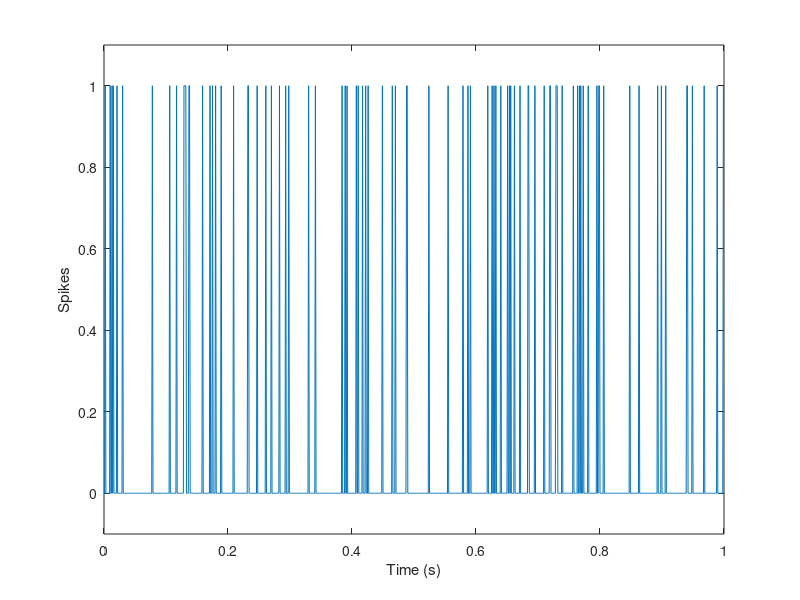

The MATLAB script that drew this image: (Note: this script raises an error after producing the figure.)
%%
%AliAkbar Mahmoodzadeh 98106904 HW1 
%% ####### PART 1.A ###### %%
% Set parameters
r = 100; % Firing rate (spikes per second)
dt = 0.001; % Time step (s)
T = 1; % Simulation time (s)

% Initialize spike train vector
spikes = zeros(1, T/dt);

% Generate spikes
for t = 1:length(spikes)
    if rand() < r*dt % Poisson process with rate r and time step dt
        spikes(t) = 1;
    end
end

% Plot spike train
plot(0:dt:T-dt, spikes);
xlabel('Time (s)');
ylabel('Spikes');
ylim([-0.1 1.1]);

%% ALSO WE CAN USE THIS COMMAND WITH HINT SIMULATION THAT SUGGESTAED

% Define parameters
fr = 100;     % Firing rate (spikes per second)
tSim = 1;     % Simulation time (s)
nTrials = 100;  % Number of trials

% Generate spike train matrix and time vector using poissonSpikeGen function
[spikeMat, tVec] = poissonSpikeGen(fr, tSim, nTrials);

% Plot raster using plotRaster function
plotRaster(spikeMat, tVec);
xlabel('Time (s)');
ylabel('Trial');
title(sprintf('Poisson Spike Train Raster: FR = %d Hz, %d Trials', fr, nTrials));


%% ####### PART 1.B ###### %%
% Define parameters
fr = 100;      % Firing rate (spikes per second)
tSim = 1;      % Simulation time (s)
nTrialsVec = [100, 1000, 5000, 10000]; % Vector of number of trials to test

% Create figure for subplots
figure;

% Loop over each value of nTrials and create subplot
for i = 1:length(nTrialsVec)
    nTrials = nTrialsVec(i);

    % Generate spike train matrix using poissonSpikeGen function
    [spikeMat, ~] = poissonSpikeGen(fr, tSim, nTrials);

    % Calculate spike count probability histogram and theoretical Poisson spike count density
    count = sum(spikeMat, 2);
    x = 5:140;
    %normalixe the h by divide to nTrials
    h = hist(count, x, 'k') / nTrials;
    %crear poisson PDF with MATLAB's command
    pdf = poisspdf(x, fr);

    % Create subplot and plot spike count histogram and Poisson spike count density
    subplot(2, 2, i);
    bar(x, h);
    hold on;
    plot(x, pdf, 'r', 'LineWidth', 2);
    title(sprintf('Spike Count Probability %d Trials', nTrials));
    xlabel('Spike Count');
    ylabel('Probability');
    legend('Histogram of Data', 'Poisson');
    hold off;
    grid on; grid minor;
end

% Add overall plot title
suptitle('Spike Count Probability');

%% ####### PART 1.C ###### %%
fr = 100;
tSim = 1;
nTrials = [100:100:1000]; % set a range of values for nTrials
nTrials_count = length(nTrials);

figure;
for i = 1:nTrials_count
    % Generate spikes and calculate ISI for current nTrials value
    [spikeMat, tVec] = poissonSpikeGen(fr, tSim, nTrials(i));
    ISI = ISI_(spikeMat);

    % Plot ISI histogram
    subplot(2,5,i);
    h = hist(ISI, 100);
    x = linspace(1, 200);
    bar(x, h/fr/nTrials(i));
    hold on;
    x = 0:1:200;
    % generate exponential disribution (PDF)
    y = fr/1000 * exp(-fr * x / 1000);
    
    %==== plot ====%
    plot(x, y, 'linewidth', 2, 'color', 'r');
    title(sprintf('nTrials = %d', nTrials(i)), 'interpreter', 'latex');
    xlabel('ISI (ms)', 'interpreter', 'latex');
    ylabel('Probability', 'interpreter', 'latex');
    legend('Data Histogram', 'Theory $\lambda = 100$', ...
        'interpreter', 'latex');
end
suptitle('ISI Histogram for Different nTrials');

%% ####### PART 1.A2 ###### %%

%% ## 1.A2 SPIKE TRAIN FOR K ## %%
% Set parameters
r = 100; % Firing rate (spikes per second)
dt = 0.001; % Time step (s)
T = 1; % Simulation time (s)
kValues = 2:10;

% Initialize spike train matrix
spikesMat = zeros(length(kValues), T/dt);

% Generate and keep kth spikes for each value of k
for i = 1:length(kValues)
    k = kValues(i);
    spikes = zeros(1, T/dt);
    
    for t = 1:length(spikes)
        if rand() < r*dt % Poisson process with rate r and time step dt
            if mod(t, k) == 0
                spikes(t) = 1;
            end
        end
    end
    
    spikesMat(i, :) = spikes;
end

% Plot spike trains for each k value
colors = lines(length(kValues));
figure;
for i = 1:length(kValues)
    subplot(3, 3, i);
    plot(0:dt:T-dt, spikesMat(i, :), 'color', colors(i, :));
    xlabel('Time (s)');
    ylabel('Spikes');
    ylim([-0.1 1.1]);
    title(sprintf('Poisson Spike Train with k = %d', kValues(i)));
end
%%
% Define parameters
fr = 100;     % Firing rate (spikes per second)
tSim = 1;     % Simulation time (s)
nTrials = 100;  % Number of trials

% Generate spike train matrix and time vector using poissonSpikeGen function
[spikeMat, tVec] = poissonSpikeGen(fr, tSim, nTrials);

% Plot the spike count and ISI histograms for k = 2 to 10 with subplots
figure;
for k = 2:10
    % Delete all but every kth spike
    spikeMat_k = removeKthSpike(spikeMat, k);

    % Calculate spike count histogram
    spikeCount = sum(spikeMat_k, 2);
    [N, edges] = histcounts(spikeCount, 'BinMethod', 'integers');

    % Calculate ISI histogram
    ISI = ISI_(spikeMat_k);
    edges_ISI = linspace(0, max(ISI), 50);
    N_ISI = histcounts(ISI, edges_ISI);

    % Plot spike count histogram
    subplot(3, 3, k-1);
    stem(edges(1:end-1), N);
    xlabel('Spike Count');
    ylabel('Count');
    title(sprintf('k = %d', k));

   
end
figure;
for k = 2:10
    % Delete all but every kth spike
    spikeMat_k = removeKthSpike(spikeMat, k);

    % Calculate spike count histogram
    spikeCount = sum(spikeMat_k, 2);
    [N, edges] = histcounts(spikeCount, 'BinMethod', 'integers');

    % Calculate ISI histogram
    ISI = ISI_(spikeMat_k);
    edges_ISI = linspace(0, max(ISI), 50);
    N_ISI = histcounts(ISI, edges_ISI);

  

    % Plot ISI histogram
    subplot(3, 3, k-1);
    bar(edges_ISI(1:end-1), N_ISI);
    xlabel('ISI (ms)');
    ylabel('Count');
    title(sprintf('k = %d', k));
end



%% ####### PART 1.D ###### %%

%Calculate the CV for two data set Poisson spike and renewal Poisson (Kth)
fr = 100; % Firing rate (spikes per second)
tSim = 1; % Simulation time (s)
nTrials = 10000; % Number of trials
kValues = 1:10; % k values to test
cvPoisson = zeros(size(kValues));
cvKth = zeros(size(kValues));

for i = 1:length(kValues)
    k = kValues(i);
    % Generate Poisson spike train
    [spikeMat, tVec] = poissonSpikeGen(fr, tSim, nTrials);
    % Calculate CV for Poisson spike train
    isiPoisson = ISI_(spikeMat);
    cvPoisson(i) = std(isiPoisson)/mean(isiPoisson);
    
    % Keep every kth spike
    spikeMat_k = removeKthSpike(spikeMat, k);
    % Calculate CV for kth Poisson spike train
    isiKth = ISI_(spikeMat_k);
    cvKth(i) = std(isiKth)/mean(isiKth);
end

% Plot CV values for Poisson and kth Poisson spike trains
figure;
plot(kValues, cvPoisson, '-o', 'LineWidth', 2);
hold on;
plot(kValues, cvKth, '-o', 'LineWidth', 2);
grid on 

xlabel('K', 'interpreter', 'latex');
ylabel('Coefficient of Variation (CV)', 'interpreter', 'latex');
title('CV for Poisson and kth Poisson Spike Trains', 'interpreter', 'latex');
legend('Poisson', 'kth Poisson', 'interpreter', 'latex');

%% ####### PART 1.G ###### %%

%% ### Refactory periode for T = 0, 0.2, 13 ms and  K = 1,2,3,4,51 #### %%

fr_vec = 30: 10: 1000;
tSim = [2, 2, 10];
nTrials = 100;
k_vec = [1,2,3,4,10,20,51];
t0_vec =[0.000,0.001,0.002,0.005,0.013]

% Preallocate arrays for storing the results
CV = zeros(length(k_vec), length(t0_vec), length(fr_vec));
mean_ISI = zeros(length(k_vec), length(t0_vec), length(fr_vec));

% Loop over the values of k, t0, and fr
for k_idx = 1:length(k_vec)
    k = k_vec(k_idx);
    for t0_idx = 1:length(t0_vec)
        t0 = t0_vec(t0_idx);
        for fr_idx = 1:length(fr_vec)
            fr = fr_vec(fr_idx);

            % Generate the Poisson spike train
            [spikeMat, tVec] = poissonSpikeGen(fr, tSim(1), nTrials);

            % Generate the renewal process spike train
            renewalSpikeMat = renewalGen(k, spikeMat);

            % Calculate the ISIs
            ISI = ISI_(renewalSpikeMat);

            % Shift the ISIs by t0 to account for the dead time
            ISI = ISI + t0;

            % Calculate the coefficient of variation (CV)
            CV(k_idx, t0_idx, fr_idx) = std(ISI) / mean(ISI);
            mean_ISI(k_idx, t0_idx, fr_idx) = mean(ISI);
        end
    end
end

% Calculate the theoretical CV values for comparison
theoreticalCV = 1 ./ sqrt(k_vec);

% Plot the CV values for different values of k and t0
figure;
for k_idx = 1:length(k_vec)
    k = k_vec(k_idx);
    for t0_idx = 1:length(t0_vec)
        t0 = t0_vec(t0_idx);
        
        % Select the data for the current k and t0
        CV_data = squeeze(CV(k_idx, t0_idx, :));
        mean_ISI_data = squeeze(mean_ISI(k_idx, t0_idx, :));
        
        % Create a subplot
        subplot(length(k_vec), length(t0_vec), (k_idx-1)*length(t0_vec) + t0_idx);
        
        % Plot the theoretical CV value
        plot(1000./fr_vec, ones(size(fr_vec))*theoreticalCV(k_idx), 'p--');
        grid on 
        hold on;
        
        % Plot the empirical CV values
        plot(1000./fr_vec, CV_data, 'o');
        
        % Set the plot properties
        title(['k = ' num2str(k) ', Refactory Periode = ' num2str(t0*1000) ' ms'], 'interpreter', 'latex');
        xlabel('$\Delta$t (msec)', 'interpreter', 'latex');
        ylabel('CV', 'interpreter', 'latex');
        ylim([0 1.2]);
    end
end







%% ### Refactory periode plot like figure 6 in article #### %%
fr_vec = 30:10:1000;
tSim = [2, 2, 10];
nTrials = 100;
k_vec = [1,2,3,4,10,20,51];
t0_vec =[0.000,0.001,0.002,0.005,0.013]



% Preallocate arrays for storing the results
CV = zeros(length(k_vec), length(t0_vec), length(fr_vec));
mean_ISI = zeros(length(k_vec), length(t0_vec), length(fr_vec));

% Loop over the values of k, t0, and fr
for k_idx = 1:length(k_vec)
    k = k_vec(k_idx);
    for t0_idx = 1:length(t0_vec)
        t0 = t0_vec(t0_idx);
        for fr_idx = 1:length(fr_vec)
            fr = fr_vec(fr_idx);

            % Generate the Poisson spike train
            [spikeMat, tVec] = poissonSpikeGen(fr, tSim(1), nTrials);

            % Generate the renewal process spike train
            renewalSpikeMat = renewalGen(k, spikeMat);

            % Calculate the ISIs
            ISI = ISI_(renewalSpikeMat);

            % Shift the ISIs by t0 to account for the dead time
            ISI = ISI + t0;

            % Calculate the coefficient of variation (CV)
            CV(k_idx, t0_idx, fr_idx) = std(ISI) / mean(ISI);
            mean_ISI(k_idx, t0_idx, fr_idx) = mean(ISI);
        end
    end
end

% Calculate the theoretical CV values for each k
theoreticalCV = 1 ./ sqrt(k_vec);

% Plot the CV values for different values of k and t0
for t0_idx = 1:length(t0_vec)
    t0 = t0_vec(t0_idx);
    figure;
    for k_idx = 1:length(k_vec)
        k = k_vec(k_idx);
        
        % Calculate the theoretical CV value for the current k
        theoreticalCV_k = ones(size(fr_vec)) * theoreticalCV(k_idx);
        
        % Select the data for the current k and t0
        CV_data = squeeze(CV(k_idx, t0_idx, :));
        mean_ISI_data = squeeze(mean_ISI(k_idx, t0_idx, :));
        
        % Plot the theoretical CV value
        plot(1000./fr_vec, theoreticalCV_k, 'k--');
        grid on 
        grid minor 
        hold on;
        
        % Plot the empirical CV values
        plot(1000./fr_vec, CV_data, 'o');
        
        % Set the plot properties
        title(['k = '  ', Refactory Periode = ' num2str(t0*1000) ' ms'], 'interpreter', 'latex');
        xlabel('$\Delta$t (msec)', 'interpreter', 'latex');
        ylabel('CV', 'interpreter', 'latex');
        ylim([0 1.2]);
        if k_idx == 1
            legend('Theoretical', 'Empirical', 'Location', 'northwest', 'interpreter', 'latex');
        end
    end
end

%% ###### QUESTION @2 ###### %%


%% == Leaky Integrate and Fire Neuron == %%


%% ###### PART A ###### %%
clear; clc; close all;
vr = 0;
Tm = 13; %msec as used in the paper
I = 20; %mv
v(1) = vr;
dt = 0.001; %ms
vth = 15; %mv
time = 0: dt: 100; %msec
s = 0; %spike count
for i = 1: 1: length(time)-1
    dv(i) = (1/Tm)*(-v(i) + I);
    v(i+1) = v(i) + dt * dv(i);
    if (v(i+1) > vth)
        v(i+1) = 0;
        
    end
end

for i = 1: 1: length(v)-1
    
    if (v(i) == 14.960561633490169)
        
     v(i) = 17
    end
end
vnew = v(1:length(v)-1)

figure;
plot(time, v);
title('Membrane Potential','interpreter', 'latex');
xlabel('time(ms)', 'interpreter', 'latex');
ylabel('Membrane Voltage(mv)','interpreter', 'latex');
ylim([0 17]);



%% ==== PART 2.C GENERATE Current === %%:
clear; clc; close all;
fr = 200; %as what Softky and Koch did in Fig. 8
tSim = 1; %s
nTrials = 10;
I = inputGen(fr, tSim, nTrials);

% generating v:
vr = 0;
Tm = 13; %msec
vth = 15; %mv
vth = 0.025


figure;

plot(I)
grid on 
grid minor
title('I(t)', 'interpreter', 'latex');
xlabel('time(msec)', 'interpreter', 'latex');
xlim([0 150]);

%%== PART 2.C GENERATE Voltage === %%:

dt = 0.0001; % Simulation time step
Duration = 20; % Simulation length
T = (Duration/dt);
t = (1:T) * dt; % Simulation time points in ms



tau_m = 13; 
tau_peak = 1.5;
Kernel = t .* exp(-t/tau_peak); 
v = 0 * ones(1,T); 
R = 1; 
I = ones(1,T);
dv = 0;
boolean = 0;
vth = 0.025;


% Euler method for v(t)
for i = 1:(T-1)
    
    if (v(i) < vth)
        dv = (-v(i) + R*I(i)) / tau_m;
        v(i+1) = v(i) + dv*dt;
        boolean = 0;
    
    elseif (v(i) >= vth) 
        if(boolean == 1)
            v(i) = 0;
        else
            dv = (-v(i) + 0.04)^(0.5);
            v(i+1) = v(i) + dv*dt;
            if(v(i) >= 0.035)
                boolean = 1;
            end
        end
    end
end

figure;

plot(t,v);
xlabel('Time(ms)','interpreter','latex');
ylabel('Voltage(V)','interpreter','latex');
grid on; grid minor;
title('Voltage vs Time','interpreter','latex');


%% contour plot
close all; clc; clear;
fr = 200; 
tSim = 1; %s
nTrials = 10;
vr = 0;
Tm_vec = 0.1: 0.1: 10; %msec
nth_vec = 1: 5: 100;
for j = 1: 1: length(Tm_vec)
    Tm = Tm_vec(j);
    for i = 1: 1: length(nth_vec)
        nth = nth_vec(i);
        I = inputGen(fr, tSim, nTrials);
        vth(j, i) = nth * max(I)/2000;
        [v, vSpike, freq] = actionPotential(I, Tm, vr, vth);
        ISI = find_ISI(vSpike);
        cv(j, i) = std(ISI)/mean(ISI);
    end
end
figure;
contour(Tm_vec, nth_vec, cv', 8, 'linewidth', 2);
title('Contour Plot of CV', 'interpreter', 'latex');
xlabel('$T_m$', 'interpreter', 'latex');
ylabel('$N_{th}$', 'interpreter', 'latex');
set(gca, 'YScale', 'log')
set(gca, 'XScale', 'log')


%% == part E:
clear; clc; close all;
M = 100;
nTrials = M;
tSim = 1;
fr = 200;
[spikeMat, tVec] = poissonSpikeGen(fr, tSim, nTrials);
R_vec = [0.1: 0.02: 1];
D_vec = [1: 1: 50]; %msec
for d = 1: 1: length(D_vec)
    D = D_vec(d);
    for r = 1: 1: length(R_vec)
        R = R_vec(r);
        N = R * M;
        spikeOut = zeros(1, 1000);
        for i = 1: 1: (1000/D)
            if (D*i < 1000)
                mat = spikeMat(:, [D*i - (D-1): D*i]);
                c = 0;
                for j = 1: 1: M
                    if(length(find(mat(j, :))))
                        c = c + 1;
                    end
                end
                if(c > N)
                    spikeOut(i) = 1;
                end
            else
                break;
            end
            ISI = find_ISI(spikeOut);
            CV_part_e(d, r) = std(ISI)/mean(ISI);
        end
    end
end

figure;
imagesc(CV_part_e);
xlabel('R=$\frac{M}{N}$ ratio', 'interpreter', 'latex');
ylabel('D(msec)', 'interpreter', 'latex');
%% ###### FUNCTION ###### %%
function [] = plotRaster(spikeMat, tVec)
    hold all;
    for trialCount = 1:size(spikeMat,1)
         spikePos = tVec(spikeMat(trialCount, :));
         for spikeCount = 1:length(spikePos)
             plot([spikePos(spikeCount) spikePos(spikeCount)], ...
             [trialCount-0.4 trialCount+0.4], 'k');
         end
    end
    ylim([0 size(spikeMat, 1)+1]);
end

function [spikeMat, tVec] = poissonSpikeGen(fr, tSim, nTrials)
    dt = 1/1000; % s = 1 ms
    nBins = floor(tSim/dt);
    spikeMat = rand(nTrials, nBins) < fr*dt;
    tVec = 0:dt:tSim-dt;
end

function [ISI] = ISI_(spikeMat)
    nTrials = size(spikeMat, 1);
    ISI = zeros(nTrials, 150);
    for i = 1: 1: nTrials
        ISI(i, [1: 1: length(diff(find(spikeMat(i, :))))]) = ...
            diff(find(spikeMat(i, :)));
    end
    ISI = reshape(ISI, [], 1);
    ISI = ISI(find(ISI));
end

function spikeMat_k = removeKthSpike(spikeMat, k)
% Removes every kth spike in each trial of a spike matrix
% spikeMat: spike matrix with dimensions (nTrials x nBins)
% k: index of spike to remove (default value is 2)

if nargin < 2
    k = 2;
end

[nTrials, nBins] = size(spikeMat);
spikeMat_k = spikeMat;
for i = 1:nTrials
    spikes = find(spikeMat(i,:));
    if length(spikes) >= k
        removeSpikes = spikes(mod(1:length(spikes), k) == 0);
        spikeMat_k(i, removeSpikes) = 0;
    end
end


end

function [renewalSpikeMat] = renewalGen(k, spikeMat)
    nTrials = size(spikeMat, 1);
    renewalSpikeMat = zeros(nTrials, size(spikeMat, 2));
    for i = 1: 1: nTrials
        v = find(spikeMat(i, :));
        v = v([1: k: end]);
        renewalSpikeMat(i, [v]) = 1;
    end
end

function [I] = inputGen(fr, tSim, nTrials)
    
    tPeak = 1.5; %msec
    [ISpikes, tVec] = poissonSpikeGen(fr, tSim, nTrials);
    ISpikes= reshape(ISpikes, [], 1);
    Is = tVec * 1000 .* exp(-tVec ./ tPeak * 1000);   
    I =  conv(ISpikes, Is, 'same');
end